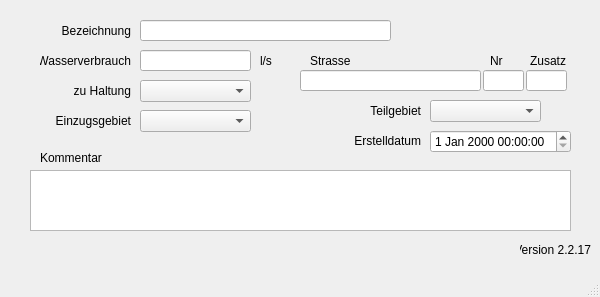
<?xml version="1.0" encoding="UTF-8"?>
<ui version="4.0">
 <class>Direkteinleitungen</class>
 <widget class="QMainWindow" name="Direkteinleitungen">
  <property name="enabled">
   <bool>true</bool>
  </property>
  <property name="geometry">
   <rect>
    <x>0</x>
    <y>0</y>
    <width>600</width>
    <height>297</height>
   </rect>
  </property>
  <property name="windowTitle">
   <string>MainWindow</string>
  </property>
  <widget class="QWidget" name="centralwidget">
   <widget class="QLabel" name="label_20">
    <property name="geometry">
     <rect>
      <x>70</x>
      <y>80</y>
      <width>61</width>
      <height>21</height>
     </rect>
    </property>
    <property name="text">
     <string>zu Haltung</string>
    </property>
    <property name="alignment">
     <set>Qt::AlignRight|Qt::AlignTrailing|Qt::AlignVCenter</set>
    </property>
   </widget>
   <widget class="QLabel" name="label_5">
    <property name="geometry">
     <rect>
      <x>40</x>
      <y>50</y>
      <width>91</width>
      <height>21</height>
     </rect>
    </property>
    <property name="text">
     <string>Wasserverbrauch</string>
    </property>
    <property name="alignment">
     <set>Qt::AlignRight|Qt::AlignTrailing|Qt::AlignVCenter</set>
    </property>
   </widget>
   <widget class="QLabel" name="label_22">
    <property name="geometry">
     <rect>
      <x>360</x>
      <y>100</y>
      <width>61</width>
      <height>21</height>
     </rect>
    </property>
    <property name="text">
     <string>Teilgebiet</string>
    </property>
    <property name="alignment">
     <set>Qt::AlignRight|Qt::AlignTrailing|Qt::AlignVCenter</set>
    </property>
   </widget>
   <widget class="QLineEdit" name="zufluss">
    <property name="geometry">
     <rect>
      <x>140</x>
      <y>50</y>
      <width>111</width>
      <height>21</height>
     </rect>
    </property>
   </widget>
   <widget class="QComboBox" name="haltnam">
    <property name="geometry">
     <rect>
      <x>140</x>
      <y>80</y>
      <width>111</width>
      <height>22</height>
     </rect>
    </property>
   </widget>
   <widget class="QComboBox" name="teilgebiet">
    <property name="geometry">
     <rect>
      <x>430</x>
      <y>100</y>
      <width>111</width>
      <height>22</height>
     </rect>
    </property>
   </widget>
   <widget class="QLabel" name="label_6">
    <property name="geometry">
     <rect>
      <x>260</x>
      <y>50</y>
      <width>31</width>
      <height>21</height>
     </rect>
    </property>
    <property name="text">
     <string>l/s</string>
    </property>
   </widget>
   <widget class="QLabel" name="label_7">
    <property name="geometry">
     <rect>
      <x>310</x>
      <y>50</y>
      <width>51</width>
      <height>21</height>
     </rect>
    </property>
    <property name="text">
     <string>Strasse</string>
    </property>
   </widget>
   <widget class="QLineEdit" name="strassenname">
    <property name="geometry">
     <rect>
      <x>300</x>
      <y>70</y>
      <width>181</width>
      <height>21</height>
     </rect>
    </property>
   </widget>
   <widget class="QLineEdit" name="hausnummer">
    <property name="geometry">
     <rect>
      <x>483</x>
      <y>70</y>
      <width>41</width>
      <height>21</height>
     </rect>
    </property>
   </widget>
   <widget class="QLineEdit" name="zusatz">
    <property name="geometry">
     <rect>
      <x>526</x>
      <y>70</y>
      <width>41</width>
      <height>21</height>
     </rect>
    </property>
   </widget>
   <widget class="QLabel" name="label_8">
    <property name="geometry">
     <rect>
      <x>490</x>
      <y>50</y>
      <width>31</width>
      <height>21</height>
     </rect>
    </property>
    <property name="text">
     <string>Nr</string>
    </property>
   </widget>
   <widget class="QLabel" name="label_9">
    <property name="geometry">
     <rect>
      <x>530</x>
      <y>50</y>
      <width>41</width>
      <height>21</height>
     </rect>
    </property>
    <property name="text">
     <string>Zusatz</string>
    </property>
   </widget>
   <widget class="QTextEdit" name="kommentar">
    <property name="geometry">
     <rect>
      <x>30</x>
      <y>170</y>
      <width>541</width>
      <height>61</height>
     </rect>
    </property>
   </widget>
   <widget class="QLabel" name="label_14">
    <property name="geometry">
     <rect>
      <x>40</x>
      <y>150</y>
      <width>81</width>
      <height>16</height>
     </rect>
    </property>
    <property name="text">
     <string>Kommentar</string>
    </property>
   </widget>
   <widget class="QLabel" name="label_70">
    <property name="geometry">
     <rect>
      <x>350</x>
      <y>130</y>
      <width>71</width>
      <height>21</height>
     </rect>
    </property>
    <property name="text">
     <string>Erstelldatum</string>
    </property>
    <property name="alignment">
     <set>Qt::AlignRight|Qt::AlignTrailing|Qt::AlignVCenter</set>
    </property>
   </widget>
   <widget class="QgsDateTimeEdit" name="createdat">
    <property name="geometry">
     <rect>
      <x>430</x>
      <y>130</y>
      <width>141</width>
      <height>23</height>
     </rect>
    </property>
   </widget>
   <widget class="QLabel" name="lb_version">
    <property name="geometry">
     <rect>
      <x>520</x>
      <y>240</y>
      <width>71</width>
      <height>20</height>
     </rect>
    </property>
    <property name="toolTip">
     <string>Version QKan Import</string>
    </property>
    <property name="text">
     <string>Version 2.2.17</string>
    </property>
    <property name="alignment">
     <set>Qt::AlignRight|Qt::AlignTrailing|Qt::AlignVCenter</set>
    </property>
   </widget>
   <widget class="QLabel" name="label_23">
    <property name="geometry">
     <rect>
      <x>50</x>
      <y>110</y>
      <width>81</width>
      <height>21</height>
     </rect>
    </property>
    <property name="text">
     <string>Einzugsgebiet</string>
    </property>
    <property name="alignment">
     <set>Qt::AlignRight|Qt::AlignTrailing|Qt::AlignVCenter</set>
    </property>
   </widget>
   <widget class="QComboBox" name="einzugsgebiet">
    <property name="geometry">
     <rect>
      <x>140</x>
      <y>110</y>
      <width>111</width>
      <height>22</height>
     </rect>
    </property>
   </widget>
   <widget class="QLineEdit" name="elnam">
    <property name="geometry">
     <rect>
      <x>140</x>
      <y>20</y>
      <width>251</width>
      <height>21</height>
     </rect>
    </property>
   </widget>
   <widget class="QLabel" name="label_10">
    <property name="geometry">
     <rect>
      <x>40</x>
      <y>20</y>
      <width>91</width>
      <height>21</height>
     </rect>
    </property>
    <property name="text">
     <string>Bezeichnung</string>
    </property>
    <property name="alignment">
     <set>Qt::AlignRight|Qt::AlignTrailing|Qt::AlignVCenter</set>
    </property>
   </widget>
  </widget>
  <widget class="QMenuBar" name="menubar">
   <property name="geometry">
    <rect>
     <x>0</x>
     <y>0</y>
     <width>600</width>
     <height>21</height>
    </rect>
   </property>
  </widget>
  <widget class="QStatusBar" name="statusbar"/>
 </widget>
 <customwidgets>
  <customwidget>
   <class>QgsDateTimeEdit</class>
   <extends>QDateTimeEdit</extends>
   <header>qgsdatetimeedit.h</header>
  </customwidget>
 </customwidgets>
 <tabstops>
  <tabstop>zufluss</tabstop>
  <tabstop>teilgebiet</tabstop>
  <tabstop>haltnam</tabstop>
 </tabstops>
 <resources/>
 <connections/>
</ui>
